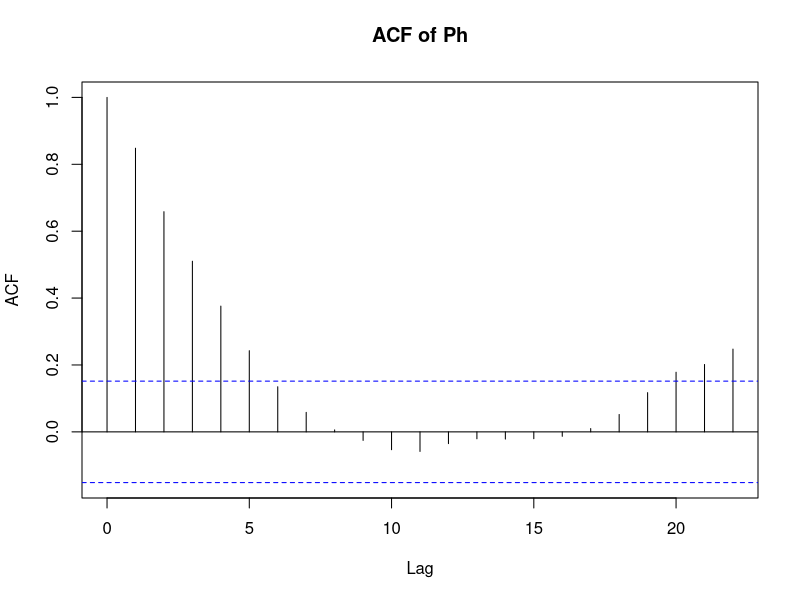
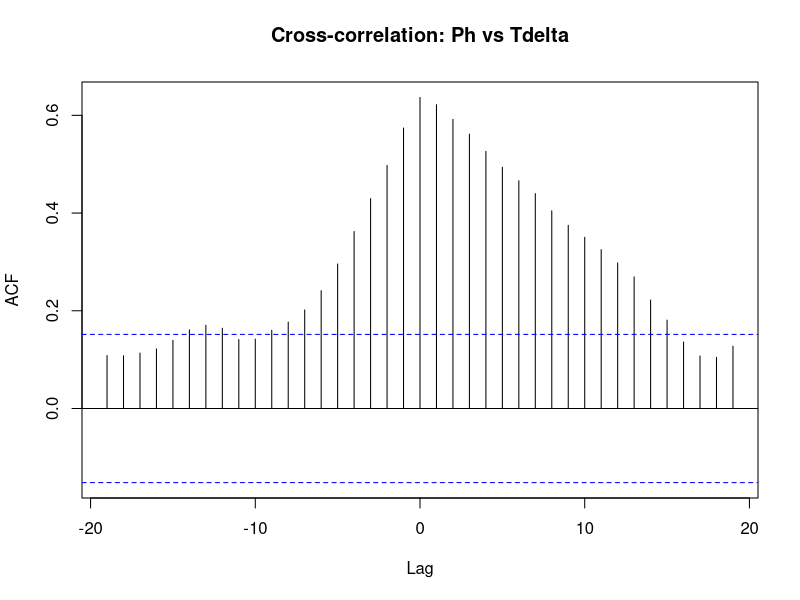
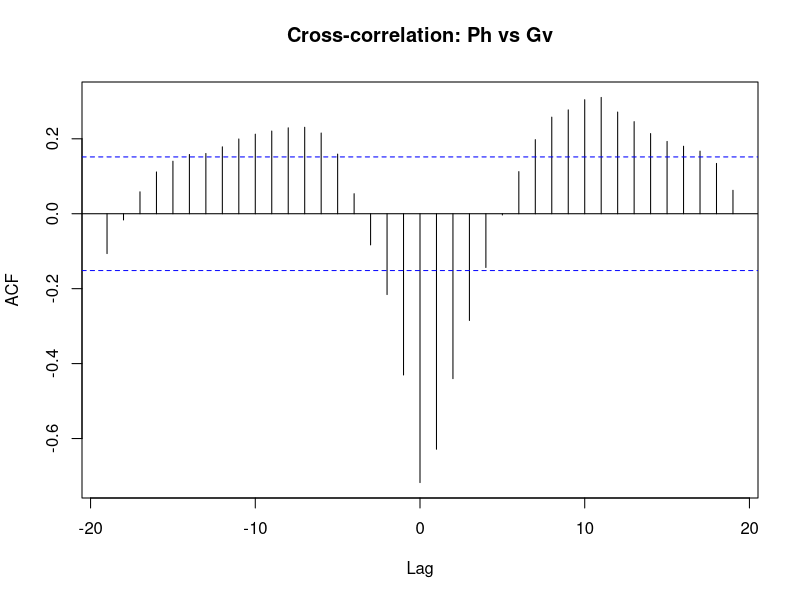
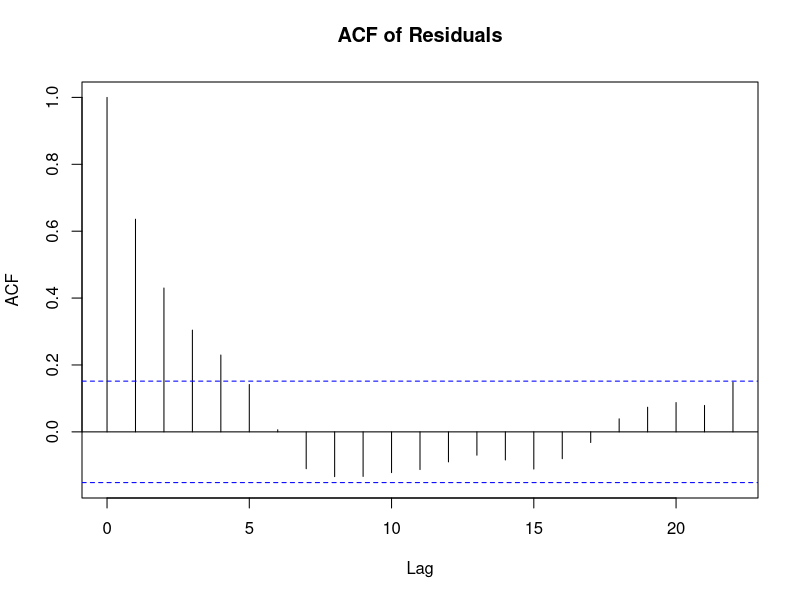
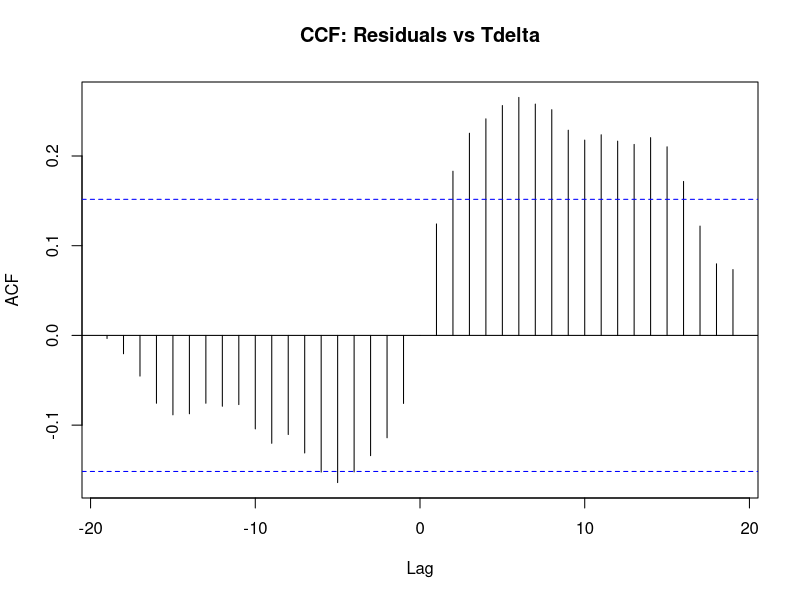
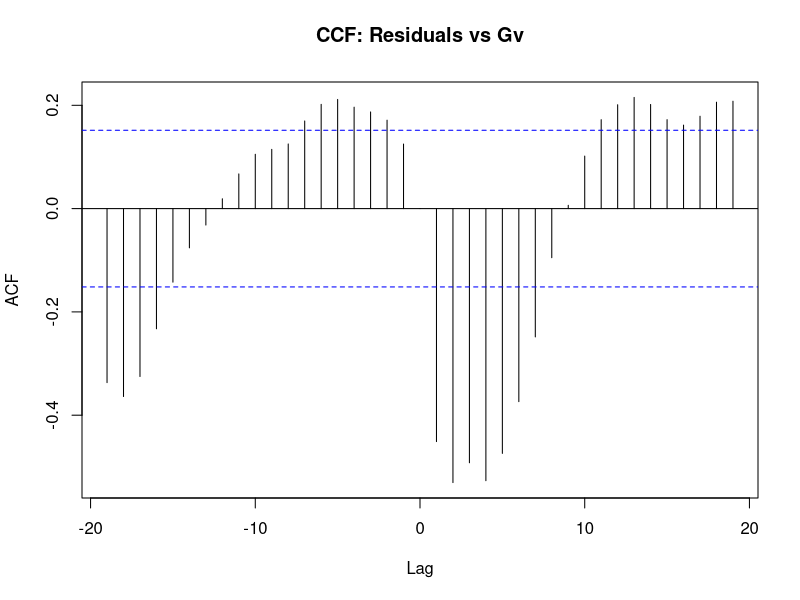
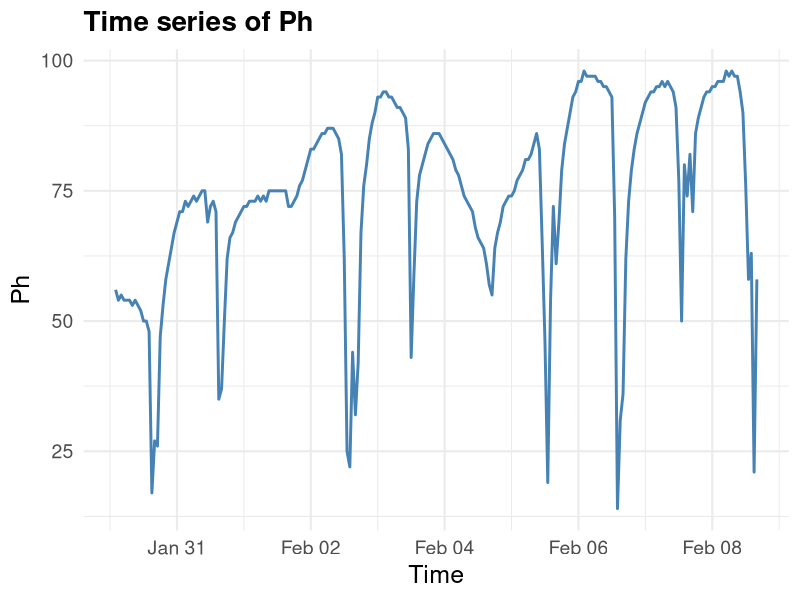
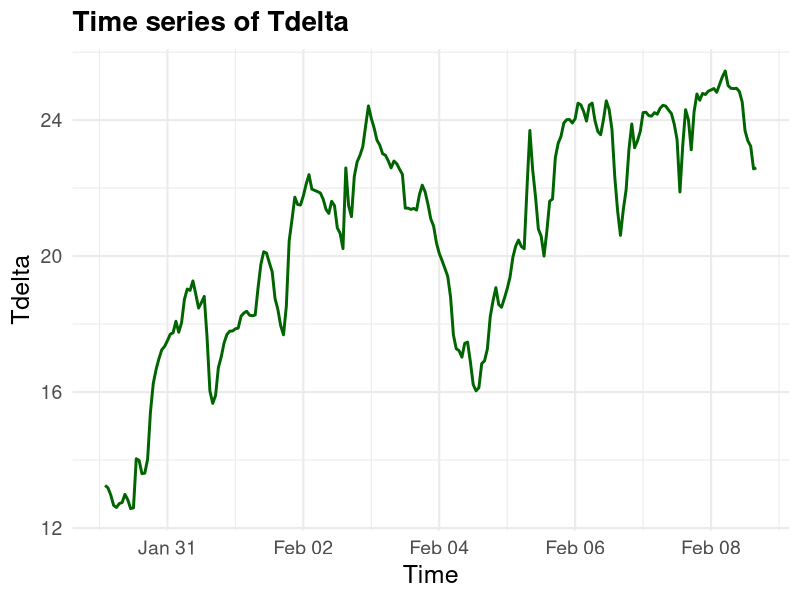

These figures' R source, in order:
# Libraries to be used in this assignment
# install.packages("forecast")
library(ggplot2)
library(forecast)
library(lubridate)
library(patchwork)
library(GGally)
library(dplyr)
library(tibble)

setwd("Assignment3")
print(getwd())

# ----------------------------- Exercise 1 -----------------------------------




# ----------------------------- Exercise 2 -----------------------------------




# ----------------------------- Exercise 3 -----------------------------------
#3.1. Read the data and plot the three non-lagged time series (Ph,Tdelta,Gv)
D3 <- read.csv("box_data_60min.csv")
str(D3)

# Convert tdate to datetime
D3$tdate <- ymd_hms(D3$tdate)
print(D3$tdate[1:5])

# Define a custom theme for readability
big_text_theme <- theme_minimal(base_size = 16) +  # base_size increases font sizes
  theme(
    plot.title = element_text(size = 20, face = "bold"),
    axis.title = element_text(size = 18),
    axis.text = element_text(size = 14)
  )

# Apply this to your plots
p1 <- ggplot(D3, aes(x = tdate, y = Ph)) +
  geom_line(color = "steelblue", size = 1) +
  labs(title = "Time series of Ph", x = "Time", y = "Ph") +
  big_text_theme

p2 <- ggplot(D3, aes(x = tdate, y = Tdelta)) +
  geom_line(color = "darkgreen", size = 1) +
  labs(title = "Time series of Tdelta", x = "Time", y = "Tdelta") +
  big_text_theme

p3 <- ggplot(D3, aes(x = tdate, y = Gv)) +
  geom_line(color = "firebrick", size = 1) +
  labs(title = "Time series of Gv", x = "Time", y = "Gv") +
  big_text_theme

ggsave("time_series_Ph.png", p1, width = 12, height = 10)
ggsave("time_series_Tdelta.png", p2, width = 12, height = 10)
ggsave("time_series_Gv.png", p3, width = 12, height = 10)


#3.2. Divide intro train and test set
# Define the split point
test_start <- ymd_hms("2013-02-06 00:00:00")

# Split into training and test sets
D3_train <- D3[D3$tdate <= test_start, ]
D3_test <- D3[D3$tdate > test_start, ]

str(D3_train) #should be 167 observations

#3.3. Investigate the variables and their relationships

# Select only non-lagged columns for training data
D3_train_small <- D3_train %>%
  select(Ph, Tdelta, Gv)


# Scatter plot matrix
scatter<-ggpairs(D3_train_small,
        title = "Scatterplot Matrix: Ph, Tdelta, Gv (Training Set)",
        upper = list(continuous = wrap("cor", size = 4)),
        lower = list(continuous = wrap("points", alpha = 0.6, size = 1)),
        diag = list(continuous = wrap("densityDiag")))
ggsave("3.2-scatterplot_matrix.png", scatter, width = 12, height = 10)

#acf of Ph
acf(D3_train$Ph, main = "ACF of Ph")

# Cross-correlation of Ph and Tdelta
ccf(D3_train$Ph, D3_train$Tdelta, main = "Cross-correlation: Ph vs Tdelta")

# Cross-correlation of Ph and Gv
ccf(D3_train$Ph, D3_train$Gv, main = "Cross-correlation: Ph vs Gv")

# 3.4. Estimate the impulse response from Tdelts and Gv to Ph, up to lag 10
# Standardize: use [,1] to extract numeric vector
D3_train_z <- D3_train %>%
  mutate(
    Ph_z = scale(Ph)[, 1],
    Tdelta_z = scale(Tdelta)[, 1],
    Gv_z = scale(Gv)[, 1]
  )

# CCF: From Tdelta to Ph
ccf_tdelta <- ccf(D3_train_z$Tdelta_z, D3_train_z$Ph_z, lag.max = 10, plot = FALSE)

# CCF: From Gv to Ph
ccf_gv <- ccf(D3_train_z$Gv_z, D3_train_z$Ph_z, lag.max = 10, plot = FALSE)

# Convert CCF output to data frames
irf_tdelta <- tibble(
  Lag = as.vector(ccf_tdelta$lag),
  Correlation = as.vector(ccf_tdelta$acf)
) %>% filter(Lag >= 0 & Lag <= 10)

irf_gv <- tibble(
  Lag = as.vector(ccf_gv$lag),
  Correlation = as.vector(ccf_gv$acf)
) %>% filter(Lag >= 0 & Lag <= 10)


# Plot: Impulse response from Tdelta to Ph
p_irf_tdelta <- ggplot(irf_tdelta, aes(x = Lag, y = Correlation)) +
  geom_col(fill = "darkgreen") +
  labs(title = "Impulse Response: Tdelta → Ph", x = "Lag", y = "Cross-Correlation") +
  theme_minimal(base_size = 14)

# Plot: Impulse response from Gv to Ph
p_irf_gv <- ggplot(irf_gv, aes(x = Lag, y = Correlation)) +
  geom_col(fill = "firebrick") +
  labs(title = "Impulse Response: Gv → Ph", x = "Lag", y = "Cross-Correlation") +
  theme_minimal(base_size = 14)

# Save them
ggsave("3.4-irf_tdelta_ph.png", p_irf_tdelta, width = 8, height = 5)
ggsave("3.4-irf_gv_ph.png", p_irf_gv, width = 8, height = 5)

# 3.5. Fit the linear regression model

lm_fit <- lm(Ph ~ Tdelta + Gv, data = D3_train)
summary(lm_fit)

# 2. One-step-ahead predictions and residuals
D3_train$Ph_pred <- predict(lm_fit)
D3_train$resid <- D3_train$Ph - D3_train$Ph_pred

# 3. Plot actual vs predicted
p_pred <- ggplot(D3_train, aes(x = tdate)) +
  geom_line(aes(y = Ph, color = "Actual")) +
  geom_line(aes(y = Ph_pred, color = "Predicted")) +
  scale_color_manual(values = c("Actual" = "black", "Predicted" = "steelblue")) +
  theme_minimal(base_size = 14)

# 4. Plot residuals over time
p_resid <- ggplot(D3_train, aes(x = tdate, y = resid)) +
  geom_line(color = "firebrick") +
  labs(title = "Residuals over Time", y = "Residual", x = "Time") +
  theme_minimal(base_size = 14)

# 5. ACF of residuals
acf(D3_train$resid, main = "ACF of Residuals")

# 6. Cross-correlation: Residuals vs Tdelta
ccf(D3_train$resid, D3_train$Tdelta, main = "CCF: Residuals vs Tdelta")

# 7. Cross-correlation: Residuals vs Gv
ccf(D3_train$resid, D3_train$Gv, main = "CCF: Residuals vs Gv")

# 8. Save plots
ggsave("3.5-actual_vs_pred.png", p_pred, width = 8, height = 5)
ggsave("3.5-residuals.png", p_resid, width = 8, height = 5)
